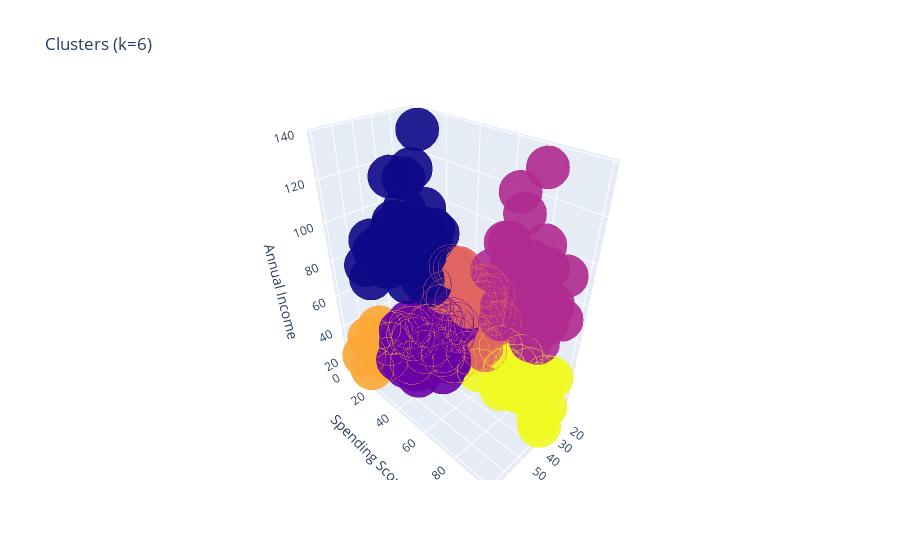

The notebook cell this image was saved under:
### Markdown cell above
#### Plotting the Graph

### Code cell
unique_labels3, counts3 = np.unique(labels3, return_counts=True)


# Update the 'label3' column in 'cdata' with the new labels
cdata['label3'] = labels3

# Plotting the clusters and cluster counts
trace1 = go.Scatter3d(
    x=cdata['Age'],
    y=cdata['Spending Score (1-100)'],
    z=cdata['Annual Income (k$)'],
    mode='markers',
    marker=dict(
        color=cdata['label3'],
        size=15,
        line=dict(
            color=cdata['label3'],
            width=12
        ),
        opacity=0.9
    )
)

data = [trace1]
layout = go.Layout(
    title='Clusters (k=6)',
    scene=dict(
        xaxis=dict(title='Age'),
        yaxis=dict(title='Spending Score'),
        zaxis=dict(title='Annual Income')
    )
)

fig = go.Figure(data=data, layout=layout)
fig.show()

### Figure 1 — Plotly figure (JSON) as saved in the notebook; plotly's stock layout.template omitted (floating-point values rounded to 4 significant figures; data arrays with more than 128 entries replaced by an {"elided": "..."} marker saying what was removed)
{"data": [{"marker": {"color": {"elided": "200 int values"}, "line": {"color": {"elided": "200 int values"}, "width": 12}, "opacity": 0.9, "size": 15}, "mode": "markers", "type": "scatter3d", "x": {"elided": "200 int values"}, "y": {"elided": "200 int values"}, "z": {"elided": "200 int values"}}], "layout": {"autosize": true, "scene": {"aspectmode": "auto", "aspectratio": {"x": 0.6093, "y": 1.148, "z": 1.429}, "camera": {"center": {"x": 0, "y": 0, "z": 0}, "eye": {"x": 1.292, "y": 1.292, "z": 1.292}, "projection": {"type": "perspective"}, "up": {"x": 0.003991, "y": -0.003975, "z": 1.0}}, "xaxis": {"title": {"text": "Age"}, "type": "linear"}, "yaxis": {"title": {"text": "Spending Score"}, "type": "linear"}, "zaxis": {"title": {"text": "Annual Income"}, "type": "linear"}}, "title": {"text": "Clusters (k=6)"}}}
